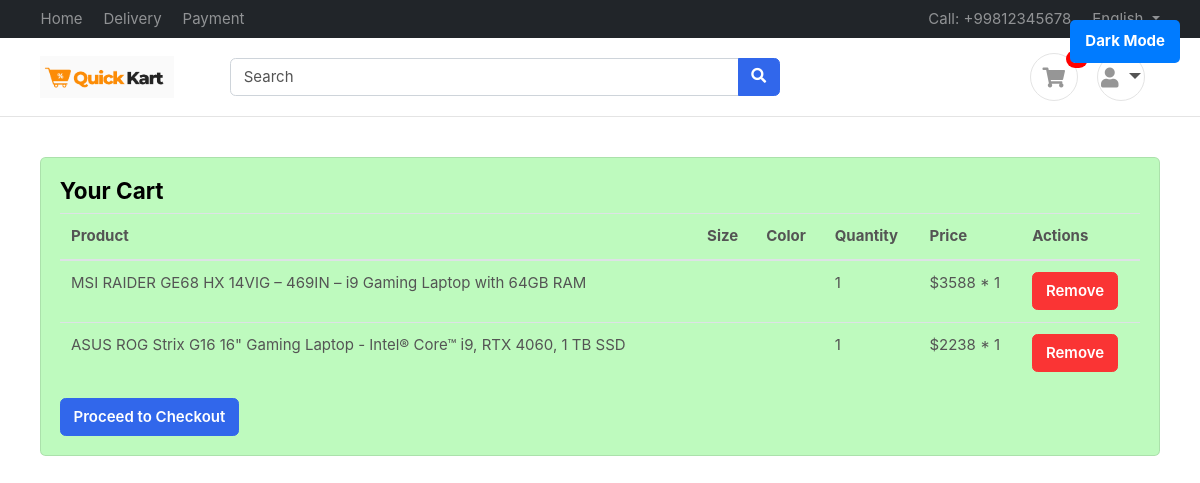
Page /accounts/cart/ (signed in) on the committed database.
### accounts/models.py (models this page shows, shortened)
class CartItem(models.Model):
    cart = models.ForeignKey(Cart, on_delete=models.CASCADE, related_name="items")
    product = models.ForeignKey(Product, on_delete=models.CASCADE)
    size_variant = models.ForeignKey(SizeVariant, on_delete=models.SET_NULL, null=True, blank=True)
    color_variant = models.ForeignKey(ColorVariant, on_delete=models.SET_NULL, null=True, blank=True)
    quantity = models.PositiveIntegerField(default=1)

### products/models.py (models this page shows, shortened)
class Product(BaseModel):
    product_name = models.CharField(max_length=100)
    slug = models.SlugField(unique = True, null = True, blank=True)
    category = models.ForeignKey(Category, on_delete=models.CASCADE, related_name="product")
    price = models.IntegerField()
    product_description = models.TextField()
    color_variant = models.ManyToManyField(ColorVariant, blank=True)
    size_variant = models.ManyToManyField(SizeVariant, blank= True)
    has_size = models.BooleanField(default=False)  # New field

### accounts/views.py (the view)
# urls.py: path('cart/', views.cart, name='cart'),
def cart(request):
    if request.user.is_authenticated:
        cart = request.user.cart
        items = cart.items.all()
        return render(request, 'cart/cart.html', {'items': items})
    return render(request, 'cart/cart.html')

### templates/cart/cart.html
{% extends 'base/base.html' %}
{% block start %}
<section class="section-content padding-y">
    <div class="container">
        <div class="card" style="background-color: rgb(190, 250, 190);">
            <div class="card-body">
                <h4 style="color: black;">Your Cart</h4>
                {% if items %}
                <table class="table">
                    <thead>
                        <tr>
                            <th>Product</th>
                            <th>Size</th>
                            <th>Color</th>
                            <th>Quantity</th>
                            <th>Price</th>
                            <th>Actions</th>
                        </tr>
                    </thead>
                    <tbody>
                        {% for item in items %}
                        <tr>
                            <td>{{ item.product.product_name }}</td>
                            <td>{{ item.size_variant.size_name }}</td>
                            <td>{{ item.color_variant.color_name}}</td>
                            <td>{{ item.quantity}}</td>
                            <td>${{ item.product.price}} * {{item.quantity }}</td>
                            <td>
                                <a href="{% url 'remove_from_cart' item.id %}" class="btn btn-danger">Remove</a>
                            </td>
                        </tr>
                        {% endfor %}
                    </tbody>
                </table>
                {% else %}
                    <p style="color:black;">Your cart is empty. <a href="{% url 'register' %}">Register</a> Or <a href="{% url 'login' %}">Login</a> </p>
                {% endif %}
                <a href="#" class="btn btn-primary">Proceed to Checkout</a>
            </div>
        </div>
    </div>
</section>
{% endblock %}

### public/static/css/ui.css (style rules this page uses)
html { font-family: 'Inter', sans-serif; font-size: 15px; }
.padding-y { padding-top: 40px; padding-bottom: 40px; }

### templates/base/base.html (style rules this page uses)
body { transition: background-color 0.3s ease, color 0.3s ease; }
body.light-mode { background-color: #ffffff; color: #000000; }

### rows in the picture
CartItem: product.product_name "MSI RAIDER GE68 HX 14VIG – 469IN – i9 Gaming Laptop with 64GB RAM", quantity "1", product.price "3588"
CartItem: product.product_name "ASUS ROG Strix G16 16\" Gaming Laptop - Intel® Core™ i9, RTX 4060, 1 TB SSD", quantity "1", product.price "2238"
